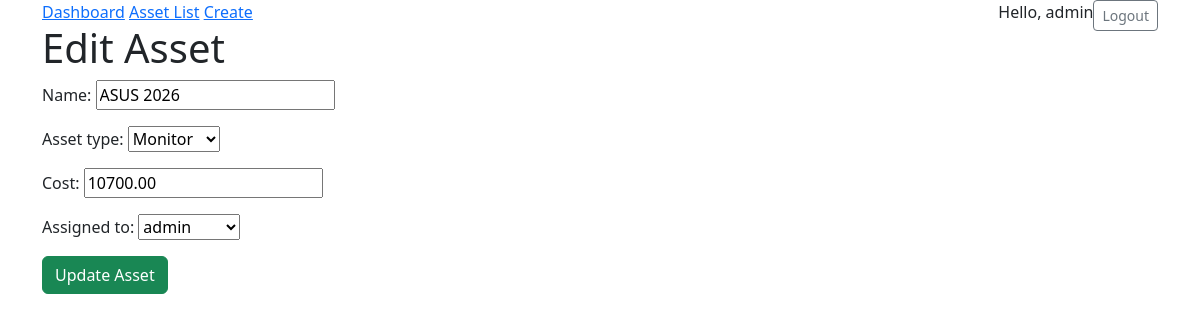
The app's page /update/1/ (signed in) with its own data.
### assets/models.py (models this page shows, shortened)
class User(AbstractUser):
    is_manager = models.BooleanField(default=False)
    department = models.ForeignKey(
        Department,
        on_delete=models.SET_NULL,
        null=True,
        blank=True,
        related_name="users",
    )

class TimeStampedModel(models.Model):
    created_at = models.DateTimeField(auto_now_add=True)
    updated_at = models.DateTimeField(auto_now=True)
    class Meta:
        abstract = True

class Asset(TimeStampedModel):
    ASSET_TYPES = (
        ('LAPTOP', 'Laptop'),
        ('MONITOR', 'Monitor'),
        ('PHONE', 'Phone'),
        ('FURNITURE', 'Furniture'),
    )
    name = models.CharField(max_length=100)
    asset_type = models.CharField(max_length=20, choices=ASSET_TYPES)
    cost = models.DecimalField(max_digits=10, decimal_places=2)
    repair_cost = models.DecimalField(max_digits=10, decimal_places=2, default=0, help_text="Total repair cost accumulated for this asset.")
    assigned_to = models.ForeignKey(User, on_delete=models.SET_NULL, null=True, blank=True, related_name='assets')

### assets/views.py (the view)
# urls.py: path('update/<int:pk>/', AssetUpdateView.as_view(), name='asset-update'),
class AssetUpdateView(ManagerRequiredMixin, UpdateView):
    model = Asset
    template_name = "assets/asset_form.html"
    fields = ['name', 'asset_type', 'cost', 'assigned_to']
    success_url = reverse_lazy('asset-list')
    def get_context_data(self, **kwargs):
        context = super().get_context_data(**kwargs)
        context['action'] = 'Edit'
        return context

### assets/mixins.py (called while the page is built)
    def dispatch(self, request, *args, **kwargs):
        if not request.user.is_authenticated or not request.user.is_manager:
            if not request.user.is_superuser:
                raise PermissionDenied("You do not have manager access.")
        return super().dispatch(request, *args, **kwargs)

### assets/templates/assets/asset_form.html (shortened to what this page needs)
{% extends "assets/base.html" %}
{% block content %}
    <h1>{% if action == 'Edit' %}
            Edit Asset
            {% elif action == 'Create' %}
                Create New Asset
            {% else %}
                Log Repair
            {% endif %}
    </h1>
    <form method="post">
        {{ form.as_p }}
        {% if action == 'Edit' %}
            <button type="submit" class="btn btn-success">Update Asset</button>
        {% else %}
            <button type="submit" class="btn btn-primary">Save Asset</button>
        {% endif %}
    </form>
{% endblock %}

### assets/templates/assets/base.html (shortened to what this page needs)
<!DOCTYPE html>
<html>
<head>
    <link href="https://cdn.jsdelivr.net/npm/bootstrap@5.3.8/dist/css/bootstrap.min.css" rel="stylesheet">
</head>
<body class="container">
    <nav>
        <a href="{% url 'dashboard' %}">Dashboard</a>
        <a href="{% url 'asset-list' %}">Asset List</a>
        <a href="{% url 'asset-create' %}">Create</a>
        <div class="float-end">
            {% if user.is_authenticated %}
                <span>Hello, {{ user.username }}</span>
                <form action="{% url 'logout' %}" method="post" class="float-end">
                    <button type="submit" class="btn btn-outline-secondary btn-sm">Logout</button>
                </form>
            {% else %}
                <a href="{% url 'login' %}">Login</a>
                <a href="{% url 'register' %}">Register</a>
            {% endif %}
        </div>
    </nav>
    {% block content %}{% endblock %}
</body>
</html>

### records on screen
User: username "admin"
Asset: name "ASUS 2026", asset_type "Monitor", cost "10700.00", assigned_to "admin"
